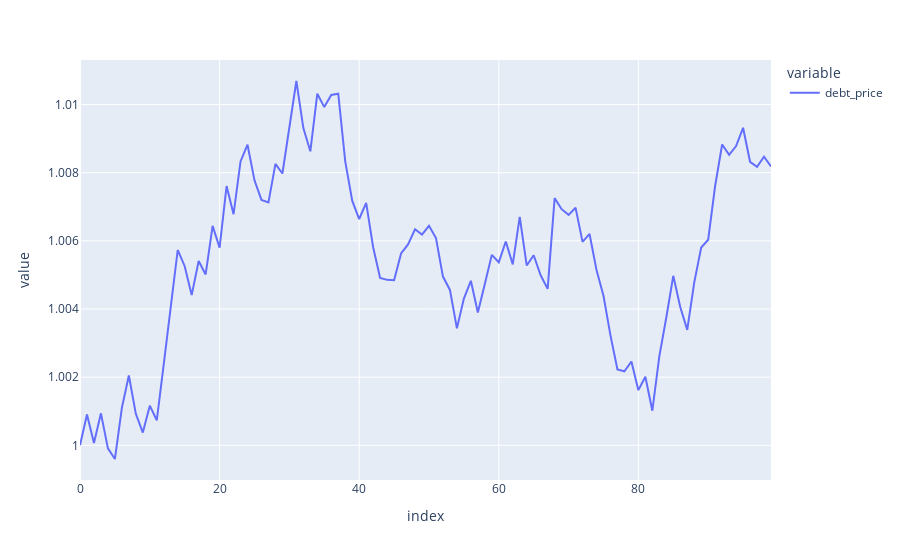

The code cell stored with this chart in its notebook:
### Code cell
df.debt_price.plot()

### Figure 1 — Plotly figure (JSON) as saved in the notebook; plotly's stock layout.template omitted (floating-point values rounded to 4 significant figures)
{"data": [{"hovertemplate": "variable=debt_price<br>index=%{x}<br>value=%{y}<extra></extra>", "legendgroup": "debt_price", "line": {"color": "#636efa", "dash": "solid"}, "mode": "lines", "name": "debt_price", "orientation": "v", "showlegend": true, "type": "scatter", "x": [0, 1, 2, 3, 4, 5, 6, 7, 8, 9, 10, 11, 12, 13, 14, 15, 16, 17, 18, 19, 20, 21, 22, 23, 24, 25, 26, 27, 28, 29, 30, 31, 32, 33, 34, 35, 36, 37, 38, 39, 40, 41, 42, 43, 44, 45, 46, 47, 48, 49, 50, 51, 52, 53, 54, 55, 56, 57, 58, 59, 60, 61, 62, 63, 64, 65, 66, 67, 68, 69, 70, 71, 72, 73, 74, 75, 76, 77, 78, 79, 80, 81, 82, 83, 84, 85, 86, 87, 88, 89, 90, 91, 92, 93, 94, 95, 96, 97, 98, 99], "xaxis": "x", "y": [1, 1.001, 1.0, 1.001, 0.9999, 0.9996, 1.001, 1.002, 1.001, 1.0, 1.001, 1.001, 1.002, 1.004, 1.006, 1.005, 1.004, 1.005, 1.005, 1.006, 1.006, 1.008, 1.007, 1.008, 1.009, 1.008, 1.007, 1.007, 1.008, 1.008, 1.009, 1.011, 1.009, 1.009, 1.01, 1.01, 1.01, 1.01, 1.008, 1.007, 1.007, 1.007, 1.006, 1.005, 1.005, 1.005, 1.006, 1.006, 1.006, 1.006, 1.006, 1.006, 1.005, 1.005, 1.003, 1.004, 1.005, 1.004, 1.005, 1.006, 1.005, 1.006, 1.005, 1.007, 1.005, 1.006, 1.005, 1.005, 1.007, 1.007, 1.007, 1.007, 1.006, 1.006, 1.005, 1.004, 1.003, 1.002, 1.002, 1.002, 1.002, 1.002, 1.001, 1.003, 1.004, 1.005, 1.004, 1.003, 1.005, 1.006, 1.006, 1.008, 1.009, 1.009, 1.009, 1.009, 1.008, 1.008, 1.008, 1.008], "yaxis": "y"}], "layout": {"autosize": true, "legend": {"title": {"text": "variable"}, "tracegroupgap": 0}, "margin": {"t": 60}, "xaxis": {"anchor": "y", "autorange": true, "domain": [0, 1], "range": [0, 99], "title": {"text": "index"}, "type": "linear"}, "yaxis": {"anchor": "x", "autorange": true, "domain": [0, 1], "range": [0.999, 1.011], "title": {"text": "value"}, "type": "linear"}}}
